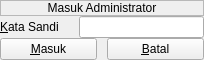
<?xml version="1.0" encoding="UTF-8"?>
<ui version="4.0">
 <class>AdminLoginWidget</class>
 <widget class="QWidget" name="AdminLoginWidget">
  <property name="geometry">
   <rect>
    <x>0</x>
    <y>0</y>
    <width>204</width>
    <height>59</height>
   </rect>
  </property>
  <property name="sizePolicy">
   <sizepolicy hsizetype="Fixed" vsizetype="Preferred">
    <horstretch>0</horstretch>
    <verstretch>0</verstretch>
   </sizepolicy>
  </property>
  <property name="minimumSize">
   <size>
    <width>0</width>
    <height>0</height>
   </size>
  </property>
  <property name="windowTitle">
   <string>Form</string>
  </property>
  <layout class="QVBoxLayout" name="verticalLayout_2">
   <property name="spacing">
    <number>0</number>
   </property>
   <property name="leftMargin">
    <number>0</number>
   </property>
   <property name="topMargin">
    <number>0</number>
   </property>
   <property name="rightMargin">
    <number>0</number>
   </property>
   <property name="bottomMargin">
    <number>0</number>
   </property>
   <item>
    <widget class="QFrame" name="headerFrame">
     <property name="frameShape">
      <enum>QFrame::StyledPanel</enum>
     </property>
     <property name="frameShadow">
      <enum>QFrame::Raised</enum>
     </property>
     <layout class="QVBoxLayout" name="verticalLayout">
      <property name="spacing">
       <number>0</number>
      </property>
      <property name="leftMargin">
       <number>0</number>
      </property>
      <property name="topMargin">
       <number>0</number>
      </property>
      <property name="rightMargin">
       <number>0</number>
      </property>
      <property name="bottomMargin">
       <number>0</number>
      </property>
      <item>
       <widget class="QLabel" name="titleLabel">
        <property name="text">
         <string>Masuk Administrator</string>
        </property>
        <property name="alignment">
         <set>Qt::AlignCenter</set>
        </property>
       </widget>
      </item>
     </layout>
    </widget>
   </item>
   <item>
    <widget class="QFrame" name="contentFrame">
     <layout class="QHBoxLayout" name="horizontalLayout_2">
      <property name="spacing">
       <number>20</number>
      </property>
      <property name="leftMargin">
       <number>0</number>
      </property>
      <property name="topMargin">
       <number>0</number>
      </property>
      <property name="rightMargin">
       <number>0</number>
      </property>
      <property name="bottomMargin">
       <number>0</number>
      </property>
      <item>
       <widget class="QLabel" name="label_2">
        <property name="text">
         <string>&amp;Kata Sandi</string>
        </property>
        <property name="buddy">
         <cstring>passwordEdit</cstring>
        </property>
       </widget>
      </item>
      <item>
       <widget class="QLineEdit" name="passwordEdit">
        <property name="maxLength">
         <number>8</number>
        </property>
        <property name="echoMode">
         <enum>QLineEdit::Password</enum>
        </property>
       </widget>
      </item>
     </layout>
    </widget>
   </item>
   <item>
    <widget class="QFrame" name="footerFrame">
     <layout class="QHBoxLayout" name="horizontalLayout">
      <property name="spacing">
       <number>10</number>
      </property>
      <property name="leftMargin">
       <number>0</number>
      </property>
      <property name="topMargin">
       <number>0</number>
      </property>
      <property name="rightMargin">
       <number>0</number>
      </property>
      <property name="bottomMargin">
       <number>0</number>
      </property>
      <item>
       <widget class="QPushButton" name="okButton">
        <property name="text">
         <string>&amp;Masuk</string>
        </property>
        <property name="icon">
         <iconset resource="main.qrc">
          <normaloff>:/fa-sign-in-white.png</normaloff>:/fa-sign-in-white.png</iconset>
        </property>
       </widget>
      </item>
      <item>
       <widget class="QPushButton" name="cancelButton">
        <property name="text">
         <string>&amp;Batal</string>
        </property>
        <property name="icon">
         <iconset resource="main.qrc">
          <normaloff>:/fa-close-black.png</normaloff>:/fa-close-black.png</iconset>
        </property>
       </widget>
      </item>
     </layout>
    </widget>
   </item>
  </layout>
 </widget>
 <tabstops>
  <tabstop>passwordEdit</tabstop>
  <tabstop>okButton</tabstop>
  <tabstop>cancelButton</tabstop>
 </tabstops>
 <resources>
  <include location="main.qrc"/>
 </resources>
 <connections/>
</ui>
